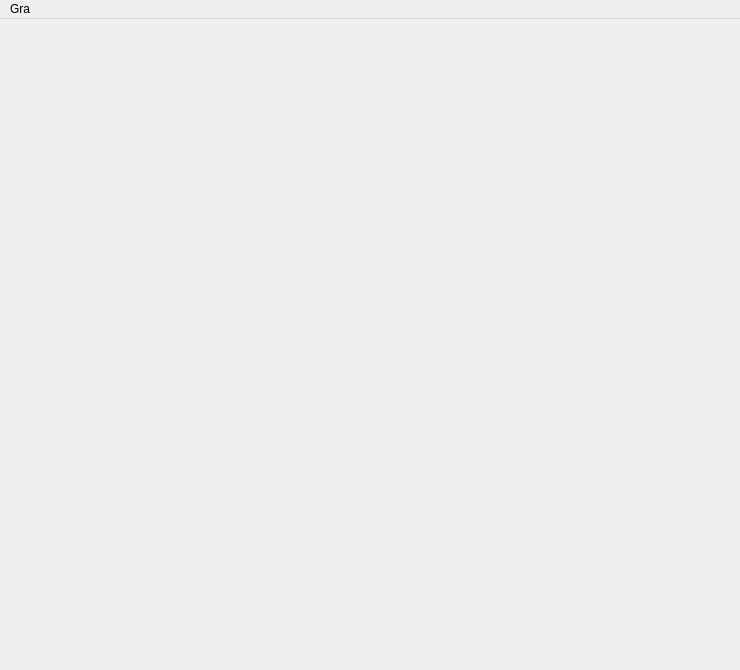
<?xml version="1.0" encoding="UTF-8"?>
<ui version="4.0">
 <class>MainWindow</class>
 <widget class="QMainWindow" name="MainWindow">
  <property name="geometry">
   <rect>
    <x>0</x>
    <y>0</y>
    <width>740</width>
    <height>670</height>
   </rect>
  </property>
  <property name="minimumSize">
   <size>
    <width>740</width>
    <height>670</height>
   </size>
  </property>
  <property name="maximumSize">
   <size>
    <width>740</width>
    <height>670</height>
   </size>
  </property>
  <property name="windowTitle">
   <string>SokobanMax v1.0</string>
  </property>
  <widget class="QWidget" name="centralwidget"/>
  <widget class="QMenuBar" name="menubar">
   <property name="geometry">
    <rect>
     <x>0</x>
     <y>0</y>
     <width>740</width>
     <height>26</height>
    </rect>
   </property>
   <widget class="QMenu" name="menuGra">
    <property name="title">
     <string>Gra</string>
    </property>
    <widget class="QMenu" name="menuLevel">
     <property name="title">
      <string>Level</string>
     </property>
     <widget class="QMenu" name="menuPodstawowe">
      <property name="title">
       <string>Podstawowe</string>
      </property>
     </widget>
     <addaction name="menuPodstawowe"/>
    </widget>
    <addaction name="actionStart"/>
    <addaction name="menuLevel"/>
    <addaction name="separator"/>
    <addaction name="actionEdytor_Plansz"/>
   </widget>
   <addaction name="menuGra"/>
  </widget>
  <action name="actionStart">
   <property name="text">
    <string>Start</string>
   </property>
  </action>
  <action name="actionlevel_01">
   <property name="text">
    <string>level 01</string>
   </property>
  </action>
  <action name="actionEdytor_Plansz">
   <property name="text">
    <string>Edytor Plansz</string>
   </property>
  </action>
 </widget>
 <resources/>
 <connections/>
</ui>
